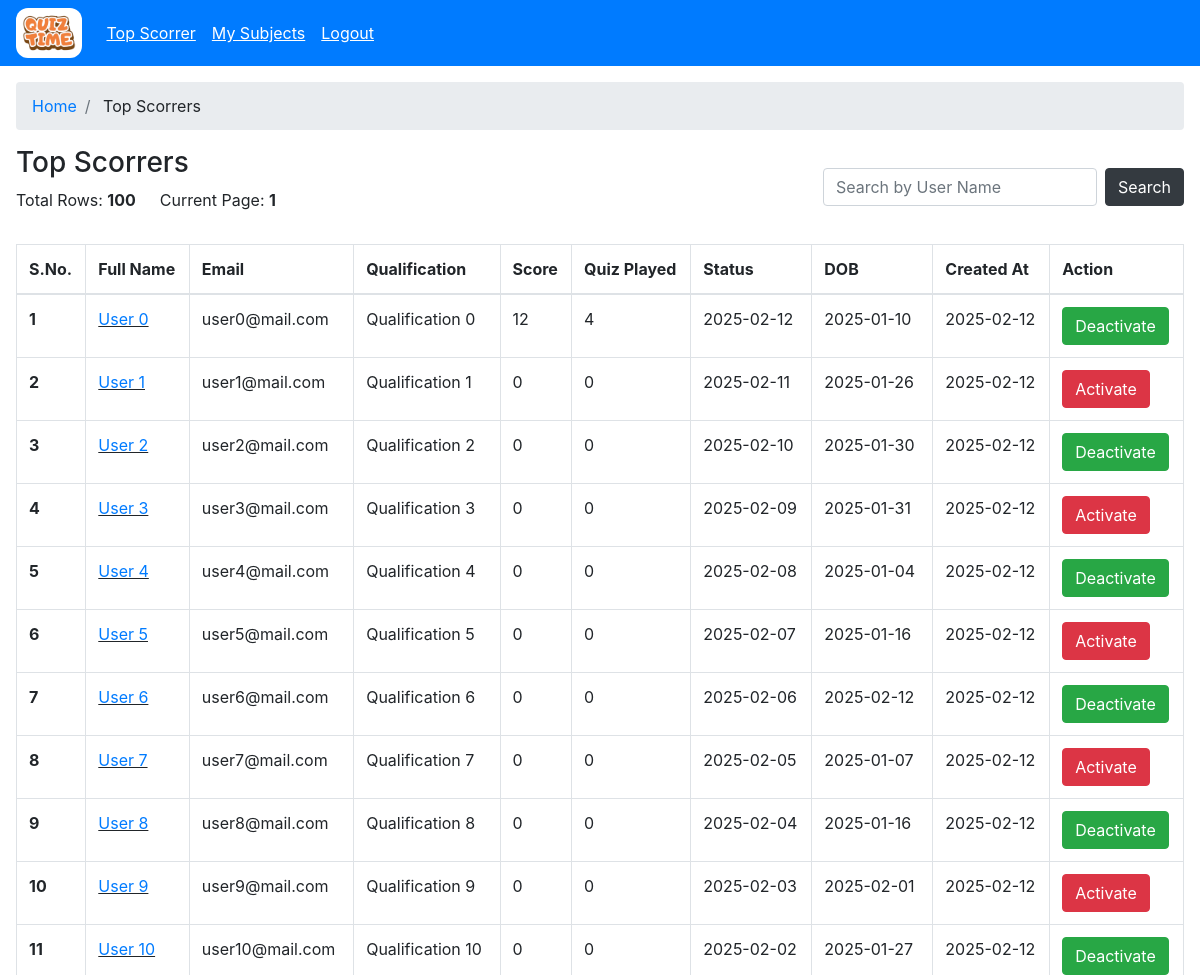
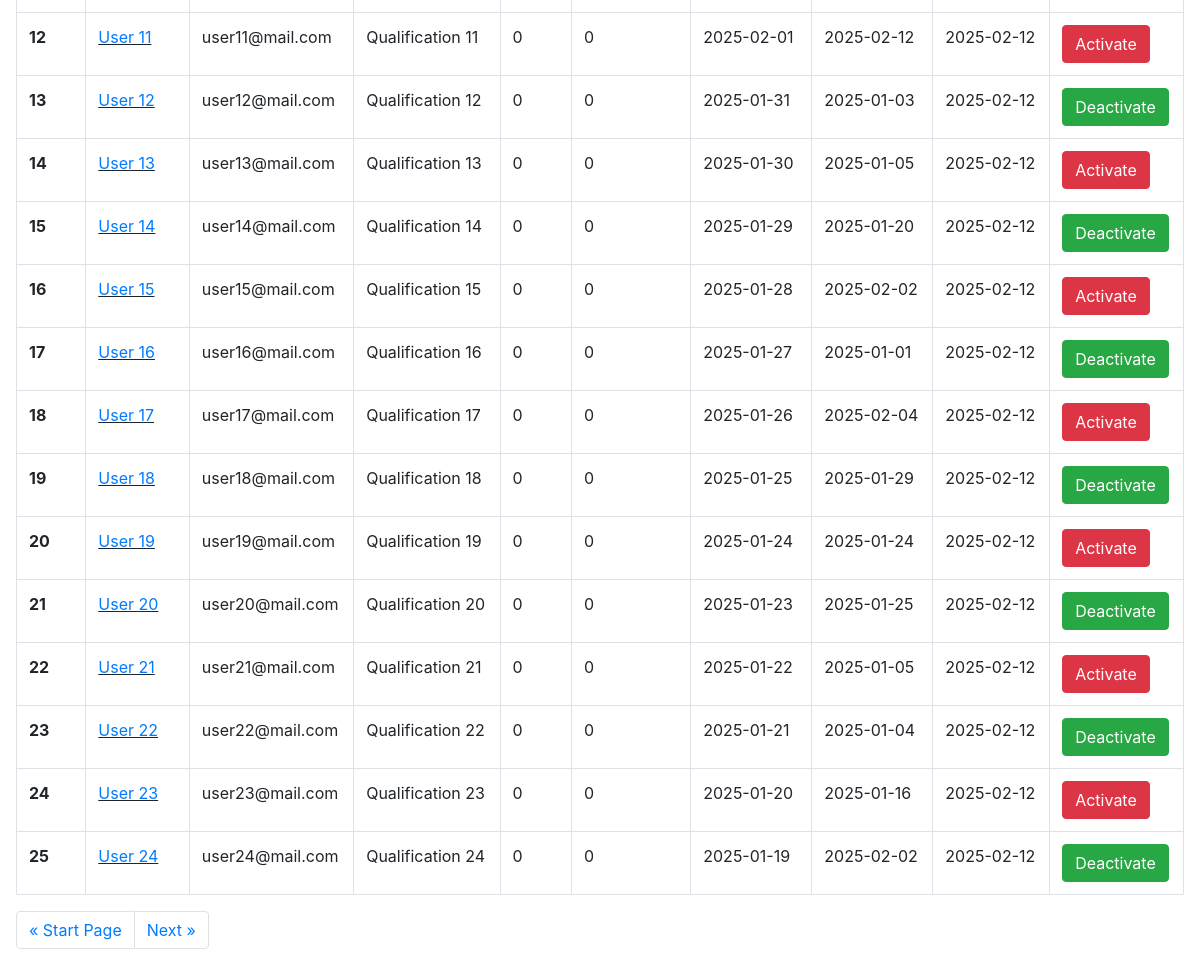
The app's page /admin/users (signed in) with its own data (2 pictures, top to bottom).
### models/model.py (models this page shows)
class User(UserMixin,db.Model):
    __tablename__='users'
    id= db.Column(db.VARCHAR(100), primary_key=True)
    email=db.Column(db.VARCHAR(100), unique=True,nullable=False)
    password=db.Column(db.VARCHAR(100), nullable=False)
    full_name=db.Column(db.VARCHAR(100), nullable=False)
    qualification=db.Column(db.VARCHAR(100), nullable=False)
    dob=db.Column(db.DATE, nullable=False)
    isActive=db.Column(db.Boolean, default=True, nullable=False)
    user_type=db.Column(db.Enum('admin','user'), nullable=False)
    created_at=db.Column(db.TIMESTAMP, nullable=False)
    updated_at=db.Column(db.TIMESTAMP, nullable=False)

### controllers/admin/admin.py (the view)
@admin.route("/users")
@login_required
@role_required("admin")
def users():
    try:
        skip = int(request.args.get("skip", 0))
        take = int(request.args.get("take", 25))
        where = request.args.get("where", "{}")
        where = json.loads(where) if where else {}
        query = User.query.filter_by(user_type='user')
        for key, value in where.items():
            query = query.filter(getattr(User, key).like(f"%{value}%"))
        users = query.offset(skip).limit(take).all()
        total_rows = query.count()
        final_list = []
        for usr in users:
            single_obj={}
            score = Score.query.filter_by(user_id=usr.id).all()
            single_obj['quiz_played'] = len(score)
            single_obj['score'] = sum([s.total_scored for s in score])
            single_obj = {**single_obj, **usr.__dict__}
            final_list.append(single_obj)
            final_list.sort(key=lambda x: x['score'], reverse=True)
        return render_template("admin/dashboard/scorrer.html",rows=final_list, total_rows=total_rows, skip=skip, take=take)
    except Exception as e:
        return render_template("admin/dashboard/scorrer.html",rows=[], total_rows=0, skip=0, take=25)

### app.py (called while the page is built)
    @login_manager.user_loader
    def load_user(user_id):
        return User.query.get(user_id)

### controllers/decorator.py (called while the page is built)
def role_required(role):
    def decorator(func):
        @wraps(func)
        def wrapper(*args, **kwargs):
            if not current_user.is_authenticated:
                return redirect(url_for("auth.login"))
            if current_user.user_type != role and session.get("user_type") != role:
                if current_user.user_type == "admin":
                    return redirect(url_for("admin.admin_home"))
                return redirect(url_for("user.user_home"))
            return func(*args, **kwargs)
        return wrapper
    return decorator

### templates/admin/dashboard/scorrer.html (shortened to what this page needs)
{% extends "base.html" %} {% block title %} Top Scorrers {% endblock %} {% block
content %} {% include "admin/admin_wrapper.html" %}
<section class="p-3">
  <nav aria-label="breadcrumb">
    <ol class="breadcrumb">
      <li class="breadcrumb-item"><a href="/admin">Home</a></li>
      <li class="breadcrumb-item">
        <a>Top Scorrers</a>
      </li>
    </ol>
  </nav>
  <div class="d-flex flex-wrap justify-content-between">
    <div>
      <h3>Top Scorrers</h3>
      <div class="d-flex align-items-center">
        <p class="mr-4">Total Rows: <strong>{{ total_rows }}</strong></p>
        <p>
          Current Page:
          <strong
            >{% if skip and take %} {{ ((skip|int)/take)+1 }} {% else %}1{%
            endif %}</strong
          >
        </p>
      </div>
    </div>
    <div class="form-inline my-2 my-lg-0">
      <input
        class="form-control mt-2 mt-sm-0 mr-sm-2"
        type="search"
        id="userInput"
        placeholder="Search by User Name"
        aria-label="Search"
      />
      <button
        onclick="searchByUser('{{skip}}', '{{take}}')"
        class="btn btn-dark my-2 my-sm-0"
      >
        <a>Search</a>
      </button>
    </div>
  </div>
  <section class="mt-3">
    <div class="table-responsive">
      <table class="table table-bordered table-hover">
        <thead>
          <tr>
            <th scope="col">S.No.</th>
            <th scope="col">Full Name</th>
            <th scope="col">Email</th>
            <th scope="col">Qualification</th>
            <th scope="col">Score</th>
            <th scope="col">Quiz Played</th>
            <th scope="col">Status</th>
            <th scope="col">DOB</th>
            <th scope="col">Created At</th>
            <th scope="col">Action</th>
          </tr>
        </thead>
        <tbody>
          {% for usr in rows %}
          <tr class="pointer">
            <th scope="row">{{ loop.index+skip }}</th>
            <td class="link">
              <a href="/admin/users/view?user_id={{ usr.id }}"
                >{{ usr.full_name }}</a
              >
            </td>
            <td>{{ usr.email }}</td>
            <td>{{ usr.qualification }}</td>
            <td>{{ usr.score }}</td>
            <td>{{ usr.quiz_played }}</td>
            <td>{{ usr.dob }}</td>
            <td>{{ usr.created_at.strftime('%Y-%m-%d') }}</td>
            <td>{{ usr.updated_at.strftime('%Y-%m-%d') }}</td>
            <td>
              <form
                action="/admin/users/manage?user_id={{ usr.id }}"
                method="POST"
              >
                <button
                  class="btn {{ 'btn-danger' if not usr.isActive else 'btn-success' }}"
                >
                  {% if usr.isActive %}Deactivate{% else %}Activate{% endif %}
                </button>
              </form>
            </td>
          </tr>
          {% endfor %}
        </tbody>
      </table>
      <nav aria-label="Page navigation example">
        <ul class="pagination">
          <li class="page-item">
            <a
              class="page-link"
              href="/admin/subject?skip={{ (skip - take) if skip > 0 else 0 }}&take={{ take }}"
              aria-label="Previous"
            >
              <span aria-hidden="true">&laquo;</span>
              <span
                >{% if skip > 0 %}Previous{% else %}Start Page{% endif %}</span
              >
            </a>
          </li>
          <li class="page-item">
            <a
              class="page-link"
              href="/admin/subject?skip={{ ( (((skip|int) / take)|int+1)*take if ((skip|int+take) < total_rows) else None  ) if ((skip|int+take) < total_rows) else 0 }}&take={{ take }}"
              aria-label="Next"
            >
              <span
                >{% if ((skip|int + take) < total_rows) %}Next{% else %}Go back
                to Start Page{% endif %}</span
              >
              <span aria-hidden="true">&raquo;</span>
            </a>
          </li>
        </ul>
      </nav>
    </div>
  </section>
</section>
{% endblock %}

### templates/base.html (shortened to what this page needs)
<!DOCTYPE html>
<html lang="en">
  <head>
    <link rel="stylesheet" href="/static/css/style.css" />
    <link
      rel="stylesheet"
      href="https://cdn.jsdelivr.net/npm/bootstrap@4.3.1/dist/css/bootstrap.min.css"
    />
  </head>
  <body>
    {% block content %} {% endblock %}
  </body>
</html>

### templates/admin/admin_wrapper.html (shortened to what this page needs)
<nav class="navbar navbar-expand-lg navbar-dark bg-primary">
  <a href="/admin">
    <img
      alt="logo"
      src="/static/images/logo.png"
      class="adminLogo navbar-brand"
    />
  </a>
  <div class="collapse navbar-collapse" id="navbarSupportedContent">
    <ul class="navbar-nav mr-auto">
      <li class="nav-item">
        <a class="anchor nav-link" href="/admin/users?skip=0&take=25"
          >Top Scorrer</a
        >
      </li>
      <li class="nav-item">
        <a class="anchor nav-link" href="/admin/subject?skip=0&take=25"
          >My Subjects</a
        >
      </li>
      <li class="nav-item">
        <a class="anchor nav-link" href="/auth/logout">Logout</a>
      </li>
    </ul>
  </div>
</nav>

### static/css/style.css (style rules this page uses)
.adminLogo { height: 50px; background-color: white !important; border-radius: 12px; padding: 6px; }
.pointer { cursor: pointer; }
.anchor { color: white !important; text-decoration: underline !important; }
.link { text-decoration: underline !important; }

### records on screen
User: full_name "User 0", email "user0@mail.com", qualification "Qualification 0", score "12", quiz_played "4", dob "2025-02-12", created_at "2025-01-10", updated_at "2025-02-12", shows "Deactivate"
User: full_name "User 1", email "user1@mail.com", qualification "Qualification 1", score "0", quiz_played "0", dob "2025-02-11", created_at "2025-01-26", updated_at "2025-02-12", shows "Activate"
User: full_name "User 2", email "user2@mail.com", qualification "Qualification 2", score "0", quiz_played "0", dob "2025-02-10", created_at "2025-01-30", updated_at "2025-02-12", shows "Deactivate"
User: full_name "User 3", email "user3@mail.com", qualification "Qualification 3", score "0", quiz_played "0", dob "2025-02-09", created_at "2025-01-31", updated_at "2025-02-12", shows "Activate"
User: full_name "User 4", email "user4@mail.com", qualification "Qualification 4", score "0", quiz_played "0", dob "2025-02-08", created_at "2025-01-04", updated_at "2025-02-12", shows "Deactivate"
User: full_name "User 5", email "user5@mail.com", qualification "Qualification 5", score "0", quiz_played "0", dob "2025-02-07", created_at "2025-01-16", updated_at "2025-02-12", shows "Activate"
User: full_name "User 6", email "user6@mail.com", qualification "Qualification 6", score "0", quiz_played "0", dob "2025-02-06", created_at "2025-02-12", updated_at "2025-02-12", shows "Deactivate"
User: full_name "User 7", email "user7@mail.com", qualification "Qualification 7", score "0", quiz_played "0", dob "2025-02-05", created_at "2025-01-07", updated_at "2025-02-12", shows "Activate"
User: full_name "User 8", email "user8@mail.com", qualification "Qualification 8", score "0", quiz_played "0", dob "2025-02-04", created_at "2025-01-16", updated_at "2025-02-12", shows "Deactivate"
User: full_name "User 9", email "user9@mail.com", qualification "Qualification 9", score "0", quiz_played "0", dob "2025-02-03", created_at "2025-02-01", updated_at "2025-02-12", shows "Activate"
User: full_name "User 10", email "user10@mail.com", qualification "Qualification 10", score "0", quiz_played "0", dob "2025-02-02", created_at "2025-01-27", updated_at "2025-02-12", shows "Deactivate"
User: full_name "User 11", email "user11@mail.com", qualification "Qualification 11", score "0", quiz_played "0", dob "2025-02-01", created_at "2025-02-12", updated_at "2025-02-12", shows "Activate"
User: full_name "User 12", email "user12@mail.com", qualification "Qualification 12", score "0", quiz_played "0", dob "2025-01-31", created_at "2025-01-03", updated_at "2025-02-12", shows "Deactivate"
User: full_name "User 13", email "user13@mail.com", qualification "Qualification 13", score "0", quiz_played "0", dob "2025-01-30", created_at "2025-01-05", updated_at "2025-02-12", shows "Activate"
User: full_name "User 14", email "user14@mail.com", qualification "Qualification 14", score "0", quiz_played "0", dob "2025-01-29", created_at "2025-01-20", updated_at "2025-02-12", shows "Deactivate"
User: full_name "User 15", email "user15@mail.com", qualification "Qualification 15", score "0", quiz_played "0", dob "2025-01-28", created_at "2025-02-02", updated_at "2025-02-12", shows "Activate"
User: full_name "User 16", email "user16@mail.com", qualification "Qualification 16", score "0", quiz_played "0", dob "2025-01-27", created_at "2025-01-01", updated_at "2025-02-12", shows "Deactivate"
User: full_name "User 17", email "user17@mail.com", qualification "Qualification 17", score "0", quiz_played "0", dob "2025-01-26", created_at "2025-02-04", updated_at "2025-02-12", shows "Activate"
User: full_name "User 18", email "user18@mail.com", qualification "Qualification 18", score "0", quiz_played "0", dob "2025-01-25", created_at "2025-01-29", updated_at "2025-02-12", shows "Deactivate"
User: full_name "User 19", email "user19@mail.com", qualification "Qualification 19", score "0", quiz_played "0", dob "2025-01-24", created_at "2025-01-24", updated_at "2025-02-12", shows "Activate"
User: full_name "User 20", email "user20@mail.com", qualification "Qualification 20", score "0", quiz_played "0", dob "2025-01-23", created_at "2025-01-25", updated_at "2025-02-12", shows "Deactivate"
User: full_name "User 21", email "user21@mail.com", qualification "Qualification 21", score "0", quiz_played "0", dob "2025-01-22", created_at "2025-01-05", updated_at "2025-02-12", shows "Activate"
User: full_name "User 22", email "user22@mail.com", qualification "Qualification 22", score "0", quiz_played "0", dob "2025-01-21", created_at "2025-01-04", updated_at "2025-02-12", shows "Deactivate"
User: full_name "User 23", email "user23@mail.com", qualification "Qualification 23", score "0", quiz_played "0", dob "2025-01-20", created_at "2025-01-16", updated_at "2025-02-12", shows "Activate"
User: full_name "User 24", email "user24@mail.com", qualification "Qualification 24", score "0", quiz_played "0", dob "2025-01-19", created_at "2025-02-02", updated_at "2025-02-12", shows "Deactivate"

### other values on screen
{{ total_rows }} "100"
